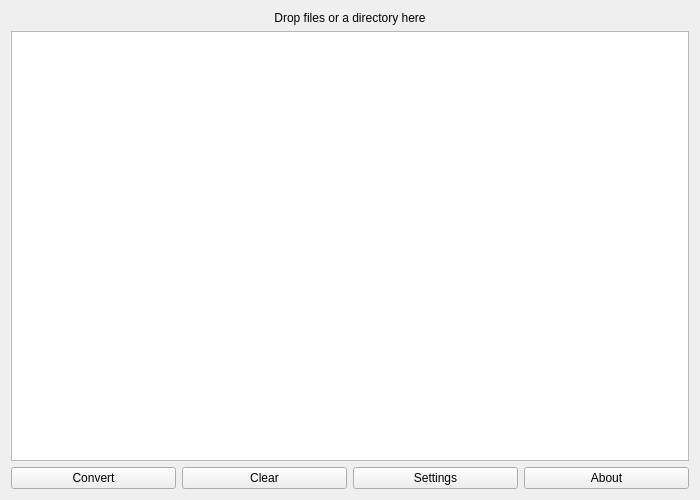
<?xml version="1.0" encoding="UTF-8"?>
<ui version="4.0">
 <class>MainWindow</class>
 <widget class="QMainWindow" name="MainWindow">
  <property name="geometry">
   <rect>
    <x>0</x>
    <y>0</y>
    <width>700</width>
    <height>500</height>
   </rect>
  </property>
  <widget class="QWidget" name="centralWidget">
   <layout class="QVBoxLayout" name="verticalLayout">
    <item>
     <widget class="QLabel" name="label_HelpMessage">
      <property name="text">
       <string>Drop files or a directory here</string>
      </property>
      <property name="alignment">
       <set>Qt::AlignCenter</set>
      </property>
     </widget>
    </item>
    <item>
     <widget class="QTableView" name="tableView">
      <property name="sizePolicy">
       <sizepolicy hsizetype="Expanding" vsizetype="Expanding">
        <horstretch>0</horstretch>
        <verstretch>0</verstretch>
       </sizepolicy>
      </property>
      <property name="editTriggers">
       <set>QAbstractItemView::NoEditTriggers</set>
      </property>
     </widget>
    </item>
    <item>
     <layout class="QHBoxLayout" name="horizontalLayout">
      <item>
       <widget class="QPushButton" name="pushButton_Convert">
        <property name="text">
         <string>Convert</string>
        </property>
       </widget>
      </item>
      <item>
       <widget class="QPushButton" name="pushButton_Clear">
        <property name="text">
         <string>Clear</string>
        </property>
       </widget>
      </item>
      <item>
       <widget class="QPushButton" name="pushButton_Settings">
        <property name="text">
         <string>Settings</string>
        </property>
       </widget>
      </item>
      <item>
       <widget class="QPushButton" name="pushButton_About">
        <property name="text">
         <string>About</string>
        </property>
       </widget>
      </item>
     </layout>
    </item>
   </layout>
  </widget>
 </widget>
 <layoutdefault spacing="6" margin="11"/>
 <resources/>
 <connections/>
</ui>
